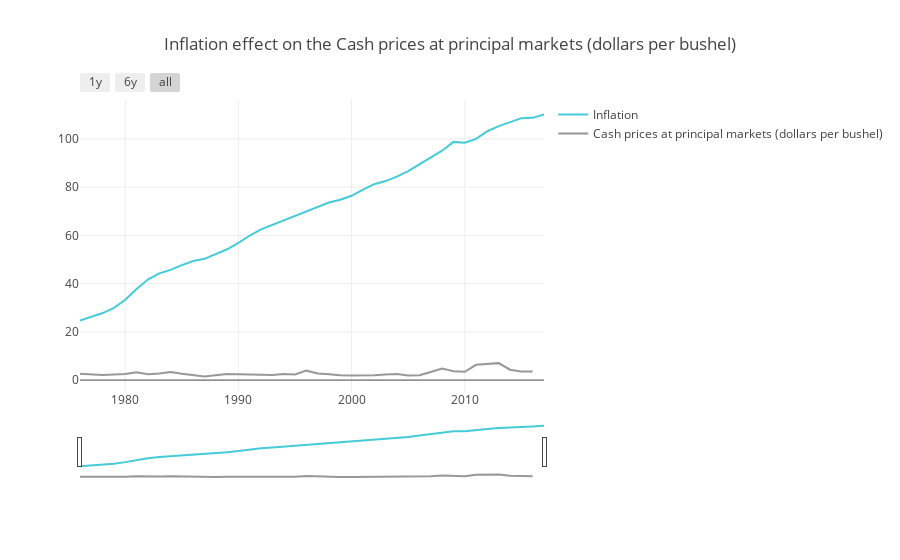

Write notebook code for a chart like this one.
### Code cell
trace_high = go.Scatter(
    x=data.Year,
    y=data['Inflation'],
    name = "Inflation",
    line = dict(color = '#17BECF'),
    opacity = 0.8)

trace_low = go.Scatter(
    x=data.Year,
    y=data['Cashprices'],
    name = "Cash prices at principal markets (dollars per bushel)",
    line = dict(color = '#7F7F7F'),
    opacity = 0.8)

data5 = [trace_high,trace_low]

layout = dict(
    title='Inflation effect on the Cash prices at principal markets (dollars per bushel)',
    xaxis=dict(
        rangeselector=dict(
            buttons=list([
                dict(count=1,
                     label='1y',
                     step='year',
                     stepmode='backward'),
                dict(count=6,
                     label='6y',
                     step='year',
                     stepmode='backward'),
                dict(step='all')
            ])
        ),
        rangeslider=dict(),
        type='date'
    )
)

fig = dict(data=data5, layout=layout)
plotly.offline.init_notebook_mode(connected=True)
plotly.offline.iplot(fig, filename = "Inflation effect on the Cash prices at principal markets (dollars per bushel) ") 
#py.iplot(fig, filename = "Time Series with Rangeslider")

### Figure 1 — Plotly figure (JSON) as saved in the notebook; plotly's stock layout.template omitted (floating-point values rounded to 4 significant figures)
{"data": [{"line": {"color": "#17BECF"}, "name": "Inflation", "opacity": 0.8, "type": "scatter", "x": [1976, 1977, 1978, 1979, 1980, 1981, 1982, 1983, 1984, 1985, 1986, 1987, 1988, 1989, 1990, 1991, 1992, 1993, 1994, 1995, 1996, 1997, 1998, 1999, 2000, 2001, 2002, 2003, 2004, 2005, 2006, 2007, 2008, 2009, 2010, 2011, 2012, 2013, 2014, 2015, 2016, 2017], "y": [24.69, 26.1, 27.79, 29.92, 33.29, 37.79, 41.69, 44.25, 45.68, 47.65, 49.35, 50.26, 52.14, 54.23, 56.85, 59.92, 62.46, 64.35, 66.25, 67.98, 69.88, 71.93, 73.61, 74.76, 76.39, 78.97, 81.2, 82.49, 84.36, 86.62, 89.56, 92.45, 95.09, 98.74, 98.39, 100, 103.2, 105.3, 106.8, 108.6, 108.7, 110.1]}, {"line": {"color": "#7F7F7F"}, "name": "Cash prices at principal markets (dollars per bushel)", "opacity": 0.8, "type": "scatter", "x": [1976, 1977, 1978, 1979, 1980, 1981, 1982, 1983, 1984, 1985, 1986, 1987, 1988, 1989, 1990, 1991, 1992, 1993, 1994, 1995, 1996, 1997, 1998, 1999, 2000, 2001, 2002, 2003, 2004, 2005, 2006, 2007, 2008, 2009, 2010, 2011, 2012, 2013, 2014, 2015, 2016, 2017], "y": [2.61, 2.22, 2.06, 2.3, 2.55, 3.24, 2.46, 2.71, 3.33, 2.65, 2.22, 1.51, 2.03, 2.57, 2.46, 2.34, 2.45, 2.12, 2.54, 2.34, 3.91, 2.74, 2.45, 1.97, 1.86, 1.88, 2, 2.34, 2.52, 1.93, 2, 3.33, 4.79, 3.68, 3.45, 6.33, 6.6, 7.03, 4.31, 3.53, 3.56, null]}], "layout": {"title": "Inflation effect on the Cash prices at principal markets (dollars per bushel)", "xaxis": {"rangeselector": {"buttons": [{"count": 1, "label": "1y", "step": "year", "stepmode": "backward"}, {"count": 6, "label": "6y", "step": "year", "stepmode": "backward"}, {"step": "all"}]}, "rangeslider": {}, "type": "date"}}}
